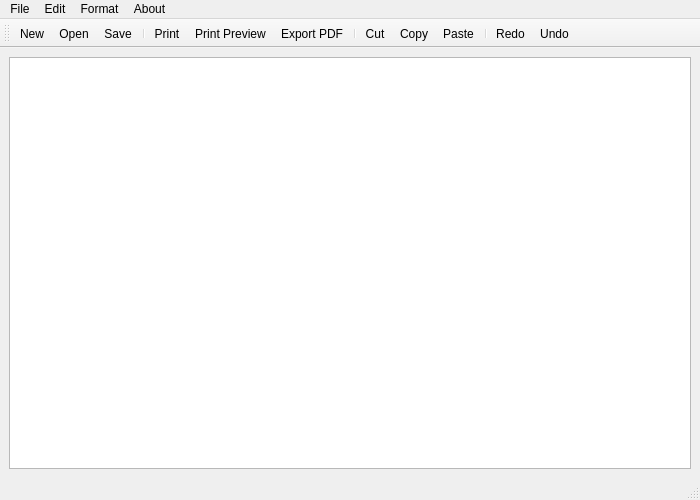
<?xml version="1.0" encoding="UTF-8"?>
<ui version="4.0">
 <class>MainWindow</class>
 <widget class="QMainWindow" name="MainWindow">
  <property name="geometry">
   <rect>
    <x>0</x>
    <y>0</y>
    <width>700</width>
    <height>500</height>
   </rect>
  </property>
  <property name="windowTitle">
   <string>PyNotePad</string>
  </property>
  <widget class="QWidget" name="centralwidget">
   <layout class="QHBoxLayout" name="horizontalLayout">
    <item>
     <widget class="QTextEdit" name="textEdit"/>
    </item>
   </layout>
  </widget>
  <widget class="QMenuBar" name="menubar">
   <property name="geometry">
    <rect>
     <x>0</x>
     <y>0</y>
     <width>700</width>
     <height>21</height>
    </rect>
   </property>
   <widget class="QMenu" name="menuFile">
    <property name="title">
     <string>File</string>
    </property>
    <addaction name="actionNew"/>
    <addaction name="actionOpen"/>
    <addaction name="actionSave"/>
    <addaction name="separator"/>
    <addaction name="actionPrint"/>
    <addaction name="actionPrint_Preview"/>
    <addaction name="actionExport_PDF"/>
    <addaction name="separator"/>
    <addaction name="actionQuit"/>
   </widget>
   <widget class="QMenu" name="menuEdit">
    <property name="title">
     <string>Edit</string>
    </property>
    <addaction name="actionUndo"/>
    <addaction name="actionRedo"/>
    <addaction name="separator"/>
    <addaction name="actionCut"/>
    <addaction name="actionCopy"/>
    <addaction name="actionPaste"/>
   </widget>
   <widget class="QMenu" name="menuFormat">
    <property name="title">
     <string>Format</string>
    </property>
    <addaction name="actionBold"/>
    <addaction name="actionItalic"/>
    <addaction name="actionUnderline"/>
    <addaction name="separator"/>
    <addaction name="actionLeft"/>
    <addaction name="actionRight"/>
    <addaction name="actionCenter"/>
    <addaction name="actionJustify"/>
    <addaction name="separator"/>
    <addaction name="actionFont"/>
    <addaction name="actionColor"/>
   </widget>
   <widget class="QMenu" name="menuAbout">
    <property name="title">
     <string>About</string>
    </property>
    <addaction name="actionAbout_App"/>
   </widget>
   <addaction name="menuFile"/>
   <addaction name="menuEdit"/>
   <addaction name="menuFormat"/>
   <addaction name="menuAbout"/>
  </widget>
  <widget class="QStatusBar" name="statusbar"/>
  <widget class="QToolBar" name="toolBar">
   <property name="windowTitle">
    <string>toolBar</string>
   </property>
   <attribute name="toolBarArea">
    <enum>TopToolBarArea</enum>
   </attribute>
   <attribute name="toolBarBreak">
    <bool>false</bool>
   </attribute>
   <addaction name="actionNew"/>
   <addaction name="actionOpen"/>
   <addaction name="actionSave"/>
   <addaction name="separator"/>
   <addaction name="actionPrint"/>
   <addaction name="actionPrint_Preview"/>
   <addaction name="actionExport_PDF"/>
   <addaction name="separator"/>
   <addaction name="actionCut"/>
   <addaction name="actionCopy"/>
   <addaction name="actionPaste"/>
   <addaction name="separator"/>
   <addaction name="actionRedo"/>
   <addaction name="actionUndo"/>
  </widget>
  <action name="actionNew">
   <property name="icon">
    <iconset resource="../resources/resources.qrc">
     <normaloff>:/icon/pictures/icon/new.png</normaloff>:/icon/pictures/icon/new.png</iconset>
   </property>
   <property name="text">
    <string>New</string>
   </property>
   <property name="shortcut">
    <string>Ctrl+N</string>
   </property>
  </action>
  <action name="actionOpen">
   <property name="icon">
    <iconset resource="../resources/resources.qrc">
     <normaloff>:/icon/pictures/icon/open.png</normaloff>:/icon/pictures/icon/open.png</iconset>
   </property>
   <property name="text">
    <string>Open</string>
   </property>
   <property name="shortcut">
    <string>Ctrl+O</string>
   </property>
  </action>
  <action name="actionSave">
   <property name="icon">
    <iconset resource="../resources/resources.qrc">
     <normaloff>:/icon/pictures/icon/save.png</normaloff>:/icon/pictures/icon/save.png</iconset>
   </property>
   <property name="text">
    <string>Save</string>
   </property>
   <property name="shortcut">
    <string>Ctrl+S</string>
   </property>
  </action>
  <action name="actionPrint">
   <property name="icon">
    <iconset resource="../resources/resources.qrc">
     <normaloff>:/icon/pictures/icon/print.png</normaloff>:/icon/pictures/icon/print.png</iconset>
   </property>
   <property name="text">
    <string>Print</string>
   </property>
   <property name="shortcut">
    <string>Ctrl+P</string>
   </property>
  </action>
  <action name="actionPrint_Preview">
   <property name="icon">
    <iconset resource="../resources/resources.qrc">
     <normaloff>:/icon/pictures/icon/printprev.png</normaloff>:/icon/pictures/icon/printprev.png</iconset>
   </property>
   <property name="text">
    <string>Print Preview</string>
   </property>
   <property name="shortcut">
    <string>Ctrl+Shift+P</string>
   </property>
  </action>
  <action name="actionExport_PDF">
   <property name="icon">
    <iconset resource="../resources/resources.qrc">
     <normaloff>:/icon/pictures/icon/pdf.png</normaloff>:/icon/pictures/icon/pdf.png</iconset>
   </property>
   <property name="text">
    <string>Export PDF</string>
   </property>
   <property name="shortcut">
    <string>Ctrl+E</string>
   </property>
  </action>
  <action name="actionQuit">
   <property name="icon">
    <iconset resource="../resources/resources.qrc">
     <normaloff>:/icon/pictures/icon/exit.png</normaloff>:/icon/pictures/icon/exit.png</iconset>
   </property>
   <property name="text">
    <string>Quit</string>
   </property>
   <property name="shortcut">
    <string>Ctrl+Q</string>
   </property>
  </action>
  <action name="actionUndo">
   <property name="icon">
    <iconset resource="../resources/resources.qrc">
     <normaloff>:/icon/pictures/icon/undo.png</normaloff>:/icon/pictures/icon/undo.png</iconset>
   </property>
   <property name="text">
    <string>Undo</string>
   </property>
   <property name="shortcut">
    <string>Ctrl+Z</string>
   </property>
  </action>
  <action name="actionRedo">
   <property name="icon">
    <iconset resource="../resources/resources.qrc">
     <normaloff>:/icon/pictures/icon/redo.png</normaloff>:/icon/pictures/icon/redo.png</iconset>
   </property>
   <property name="text">
    <string>Redo</string>
   </property>
   <property name="shortcut">
    <string>Ctrl+Y</string>
   </property>
  </action>
  <action name="actionCut">
   <property name="icon">
    <iconset resource="../resources/resources.qrc">
     <normaloff>:/icon/pictures/icon/cut.png</normaloff>:/icon/pictures/icon/cut.png</iconset>
   </property>
   <property name="text">
    <string>Cut</string>
   </property>
   <property name="shortcut">
    <string>Ctrl+X</string>
   </property>
  </action>
  <action name="actionCopy">
   <property name="icon">
    <iconset resource="../resources/resources.qrc">
     <normaloff>:/icon/pictures/icon/copy.png</normaloff>:/icon/pictures/icon/copy.png</iconset>
   </property>
   <property name="text">
    <string>Copy</string>
   </property>
   <property name="shortcut">
    <string>Ctrl+C</string>
   </property>
  </action>
  <action name="actionPaste">
   <property name="icon">
    <iconset resource="../resources/resources.qrc">
     <normaloff>:/icon/pictures/icon/paste.png</normaloff>:/icon/pictures/icon/paste.png</iconset>
   </property>
   <property name="text">
    <string>Paste</string>
   </property>
   <property name="shortcut">
    <string>Ctrl+V</string>
   </property>
  </action>
  <action name="actionBold">
   <property name="icon">
    <iconset resource="../resources/resources.qrc">
     <normaloff>:/icon/pictures/icon/bold.png</normaloff>:/icon/pictures/icon/bold.png</iconset>
   </property>
   <property name="text">
    <string>Bold</string>
   </property>
   <property name="shortcut">
    <string>Ctrl+B</string>
   </property>
  </action>
  <action name="actionItalic">
   <property name="icon">
    <iconset resource="../resources/resources.qrc">
     <normaloff>:/icon/pictures/icon/italic.png</normaloff>:/icon/pictures/icon/italic.png</iconset>
   </property>
   <property name="text">
    <string>Italic</string>
   </property>
   <property name="shortcut">
    <string>Ctrl+I</string>
   </property>
  </action>
  <action name="actionUnderline">
   <property name="icon">
    <iconset resource="../resources/resources.qrc">
     <normaloff>:/icon/pictures/icon/underline.png</normaloff>:/icon/pictures/icon/underline.png</iconset>
   </property>
   <property name="text">
    <string>Underline</string>
   </property>
   <property name="shortcut">
    <string>Ctrl+E</string>
   </property>
  </action>
  <action name="actionLeft">
   <property name="icon">
    <iconset resource="../resources/resources.qrc">
     <normaloff>:/icon/pictures/icon/left.png</normaloff>:/icon/pictures/icon/left.png</iconset>
   </property>
   <property name="text">
    <string>Left</string>
   </property>
   <property name="shortcut">
    <string>Ctrl+L</string>
   </property>
  </action>
  <action name="actionRight">
   <property name="icon">
    <iconset resource="../resources/resources.qrc">
     <normaloff>:/icon/pictures/icon/right.png</normaloff>:/icon/pictures/icon/right.png</iconset>
   </property>
   <property name="text">
    <string>Right</string>
   </property>
   <property name="shortcut">
    <string>Ctrl+R</string>
   </property>
  </action>
  <action name="actionCenter">
   <property name="icon">
    <iconset resource="../resources/resources.qrc">
     <normaloff>:/icon/pictures/icon/center.png</normaloff>:/icon/pictures/icon/center.png</iconset>
   </property>
   <property name="text">
    <string>Center</string>
   </property>
   <property name="shortcut">
    <string>Ctrl+K</string>
   </property>
  </action>
  <action name="actionJustify">
   <property name="icon">
    <iconset resource="../resources/resources.qrc">
     <normaloff>:/icon/pictures/icon/justify.png</normaloff>:/icon/pictures/icon/justify.png</iconset>
   </property>
   <property name="text">
    <string>Justify</string>
   </property>
   <property name="shortcut">
    <string>Ctrl+J</string>
   </property>
  </action>
  <action name="actionFont">
   <property name="icon">
    <iconset resource="../resources/resources.qrc">
     <normaloff>:/icon/pictures/icon/font.png</normaloff>:/icon/pictures/icon/font.png</iconset>
   </property>
   <property name="text">
    <string>Font</string>
   </property>
  </action>
  <action name="actionColor">
   <property name="icon">
    <iconset resource="../resources/resources.qrc">
     <normaloff>:/icon/pictures/icon/color.png</normaloff>:/icon/pictures/icon/color.png</iconset>
   </property>
   <property name="text">
    <string>Color</string>
   </property>
  </action>
  <action name="actionAbout_App">
   <property name="icon">
    <iconset resource="../resources/resources.qrc">
     <normaloff>:/icon/pictures/icon/about.png</normaloff>:/icon/pictures/icon/about.png</iconset>
   </property>
   <property name="text">
    <string>About App</string>
   </property>
  </action>
 </widget>
 <resources>
  <include location="../resources/resources.qrc"/>
 </resources>
 <connections/>
</ui>
